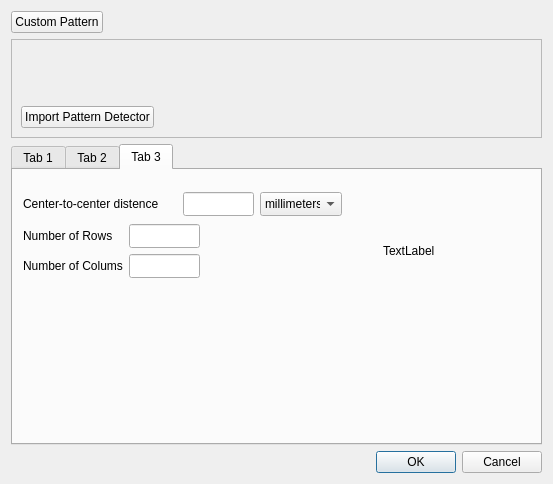
<?xml version="1.0" encoding="UTF-8"?>
<ui version="4.0">
 <class>ImageAndPatternProperties</class>
 <widget class="QDialog" name="ImageAndPatternProperties">
  <property name="geometry">
   <rect>
    <x>0</x>
    <y>0</y>
    <width>553</width>
    <height>484</height>
   </rect>
  </property>
  <property name="windowTitle">
   <string>Dialog</string>
  </property>
  <layout class="QVBoxLayout" name="verticalLayout_2">
   <item>
    <layout class="QHBoxLayout" name="horizontalLayout_2">
     <item>
      <widget class="QPushButton" name="pushButton_customPattern">
       <property name="text">
        <string>Custom Pattern</string>
       </property>
       <property name="checkable">
        <bool>true</bool>
       </property>
      </widget>
     </item>
     <item>
      <spacer name="horizontalSpacer_3">
       <property name="orientation">
        <enum>Qt::Horizontal</enum>
       </property>
       <property name="sizeHint" stdset="0">
        <size>
         <width>378</width>
         <height>20</height>
        </size>
       </property>
      </spacer>
     </item>
    </layout>
   </item>
   <item>
    <widget class="QFrame" name="frame_customPattern">
     <property name="frameShape">
      <enum>QFrame::StyledPanel</enum>
     </property>
     <property name="frameShadow">
      <enum>QFrame::Raised</enum>
     </property>
     <layout class="QVBoxLayout" name="verticalLayout">
      <item>
       <widget class="QLabel" name="label_customPattern">
        <property name="minimumSize">
         <size>
          <width>501</width>
          <height>51</height>
         </size>
        </property>
        <property name="text">
         <string/>
        </property>
       </widget>
      </item>
      <item>
       <layout class="QHBoxLayout" name="horizontalLayout_3">
        <item>
         <widget class="QPushButton" name="pushButton_importPatternDetector">
          <property name="text">
           <string>Import Pattern Detector</string>
          </property>
         </widget>
        </item>
        <item>
         <spacer name="horizontalSpacer_4">
          <property name="orientation">
           <enum>Qt::Horizontal</enum>
          </property>
          <property name="sizeHint" stdset="0">
           <size>
            <width>328</width>
            <height>20</height>
           </size>
          </property>
         </spacer>
        </item>
       </layout>
      </item>
     </layout>
    </widget>
   </item>
   <item>
    <widget class="QTabWidget" name="tabWidget_properties">
     <property name="currentIndex">
      <number>2</number>
     </property>
     <widget class="QWidget" name="tab">
      <attribute name="title">
       <string>Tab 1</string>
      </attribute>
      <widget class="QLabel" name="label_checker">
       <property name="geometry">
        <rect>
         <x>370</x>
         <y>20</y>
         <width>131</width>
         <height>121</height>
        </rect>
       </property>
       <property name="text">
        <string>TextLabel</string>
       </property>
      </widget>
      <widget class="QWidget" name="layoutWidget">
       <property name="geometry">
        <rect>
         <x>10</x>
         <y>20</y>
         <width>325</width>
         <height>118</height>
        </rect>
       </property>
       <layout class="QVBoxLayout" name="verticalLayout_3">
        <item>
         <layout class="QHBoxLayout" name="horizontalLayout_4">
          <item>
           <widget class="QLabel" name="label_3">
            <property name="text">
             <string>Size of checkboard square</string>
            </property>
           </widget>
          </item>
          <item>
           <widget class="QLineEdit" name="lineEdit_size">
            <property name="minimumSize">
             <size>
              <width>71</width>
              <height>24</height>
             </size>
            </property>
            <property name="maximumSize">
             <size>
              <width>71</width>
              <height>24</height>
             </size>
            </property>
           </widget>
          </item>
          <item>
           <widget class="QComboBox" name="comboBox_unit">
            <property name="minimumSize">
             <size>
              <width>82</width>
              <height>24</height>
             </size>
            </property>
            <property name="maximumSize">
             <size>
              <width>82</width>
              <height>24</height>
             </size>
            </property>
            <item>
             <property name="text">
              <string>millimeters</string>
             </property>
            </item>
            <item>
             <property name="text">
              <string>centimeters</string>
             </property>
            </item>
            <item>
             <property name="text">
              <string>inches</string>
             </property>
            </item>
           </widget>
          </item>
         </layout>
        </item>
        <item>
         <layout class="QHBoxLayout" name="horizontalLayout_5">
          <item>
           <widget class="QLabel" name="label_2">
            <property name="text">
             <string>Image distortion</string>
            </property>
           </widget>
          </item>
          <item>
           <spacer name="horizontalSpacer_5">
            <property name="orientation">
             <enum>Qt::Horizontal</enum>
            </property>
            <property name="sizeHint" stdset="0">
             <size>
              <width>40</width>
              <height>20</height>
             </size>
            </property>
           </spacer>
          </item>
          <item>
           <widget class="QRadioButton" name="radioButton_low">
            <property name="text">
             <string>Low</string>
            </property>
           </widget>
          </item>
          <item>
           <spacer name="horizontalSpacer_6">
            <property name="orientation">
             <enum>Qt::Horizontal</enum>
            </property>
            <property name="sizeHint" stdset="0">
             <size>
              <width>40</width>
              <height>20</height>
             </size>
            </property>
           </spacer>
          </item>
          <item>
           <widget class="QRadioButton" name="radioButton_high">
            <property name="text">
             <string>High</string>
            </property>
           </widget>
          </item>
         </layout>
        </item>
        <item>
         <layout class="QGridLayout" name="gridLayout_3">
          <item row="0" column="0">
           <widget class="QLabel" name="label">
            <property name="text">
             <string>Number of Rows</string>
            </property>
           </widget>
          </item>
          <item row="0" column="1">
           <widget class="QLineEdit" name="lineEdit_chessbd_rows">
            <property name="minimumSize">
             <size>
              <width>71</width>
              <height>24</height>
             </size>
            </property>
            <property name="maximumSize">
             <size>
              <width>71</width>
              <height>24</height>
             </size>
            </property>
           </widget>
          </item>
          <item row="0" column="2">
           <spacer name="horizontalSpacer">
            <property name="orientation">
             <enum>Qt::Horizontal</enum>
            </property>
            <property name="sizeHint" stdset="0">
             <size>
              <width>40</width>
              <height>20</height>
             </size>
            </property>
           </spacer>
          </item>
          <item row="1" column="0">
           <widget class="QLabel" name="label_4">
            <property name="text">
             <string>Number of Colums</string>
            </property>
           </widget>
          </item>
          <item row="1" column="1">
           <widget class="QLineEdit" name="lineEdit_chessbd_cols">
            <property name="minimumSize">
             <size>
              <width>71</width>
              <height>24</height>
             </size>
            </property>
            <property name="maximumSize">
             <size>
              <width>71</width>
              <height>24</height>
             </size>
            </property>
           </widget>
          </item>
         </layout>
        </item>
       </layout>
      </widget>
     </widget>
     <widget class="QWidget" name="tab_2">
      <attribute name="title">
       <string>Tab 2</string>
      </attribute>
      <widget class="QLabel" name="label_asymImg">
       <property name="geometry">
        <rect>
         <x>370</x>
         <y>20</y>
         <width>131</width>
         <height>121</height>
        </rect>
       </property>
       <property name="text">
        <string>TextLabel</string>
       </property>
      </widget>
      <widget class="QWidget" name="layoutWidget">
       <property name="geometry">
        <rect>
         <x>10</x>
         <y>20</y>
         <width>319</width>
         <height>92</height>
        </rect>
       </property>
       <layout class="QVBoxLayout" name="verticalLayout_4">
        <item>
         <layout class="QHBoxLayout" name="horizontalLayout_6">
          <item>
           <widget class="QLabel" name="label_6">
            <property name="text">
             <string>Center-to-center distence</string>
            </property>
           </widget>
          </item>
          <item>
           <widget class="QLineEdit" name="lineEdit_asymSize">
            <property name="minimumSize">
             <size>
              <width>71</width>
              <height>24</height>
             </size>
            </property>
            <property name="maximumSize">
             <size>
              <width>71</width>
              <height>24</height>
             </size>
            </property>
           </widget>
          </item>
          <item>
           <widget class="QComboBox" name="comboBox_unit_2">
            <property name="minimumSize">
             <size>
              <width>82</width>
              <height>24</height>
             </size>
            </property>
            <property name="maximumSize">
             <size>
              <width>82</width>
              <height>24</height>
             </size>
            </property>
            <item>
             <property name="text">
              <string>millimeters</string>
             </property>
            </item>
            <item>
             <property name="text">
              <string>centimeters</string>
             </property>
            </item>
            <item>
             <property name="text">
              <string>inches</string>
             </property>
            </item>
           </widget>
          </item>
         </layout>
        </item>
        <item>
         <layout class="QGridLayout" name="gridLayout">
          <item row="0" column="2">
           <widget class="QLineEdit" name="lineEdit_dim1">
            <property name="minimumSize">
             <size>
              <width>71</width>
              <height>24</height>
             </size>
            </property>
            <property name="maximumSize">
             <size>
              <width>71</width>
              <height>24</height>
             </size>
            </property>
           </widget>
          </item>
          <item row="1" column="1">
           <widget class="QLabel" name="label_9">
            <property name="text">
             <string>Dim2</string>
            </property>
           </widget>
          </item>
          <item row="0" column="0">
           <widget class="QLabel" name="label_7">
            <property name="text">
             <string>Pattern dimensions</string>
            </property>
           </widget>
          </item>
          <item row="1" column="2">
           <widget class="QLineEdit" name="lineEdit_dim2">
            <property name="minimumSize">
             <size>
              <width>71</width>
              <height>24</height>
             </size>
            </property>
            <property name="maximumSize">
             <size>
              <width>71</width>
              <height>24</height>
             </size>
            </property>
           </widget>
          </item>
          <item row="0" column="1">
           <widget class="QLabel" name="label_8">
            <property name="text">
             <string>Dim1</string>
            </property>
           </widget>
          </item>
          <item row="0" column="3">
           <spacer name="horizontalSpacer_7">
            <property name="orientation">
             <enum>Qt::Horizontal</enum>
            </property>
            <property name="sizeHint" stdset="0">
             <size>
              <width>40</width>
              <height>20</height>
             </size>
            </property>
           </spacer>
          </item>
         </layout>
        </item>
       </layout>
      </widget>
     </widget>
     <widget class="QWidget" name="tab_3">
      <attribute name="title">
       <string>Tab 3</string>
      </attribute>
      <widget class="QLabel" name="label_synImg">
       <property name="geometry">
        <rect>
         <x>370</x>
         <y>20</y>
         <width>131</width>
         <height>121</height>
        </rect>
       </property>
       <property name="text">
        <string>TextLabel</string>
       </property>
      </widget>
      <widget class="QWidget" name="layoutWidget">
       <property name="geometry">
        <rect>
         <x>10</x>
         <y>20</y>
         <width>319</width>
         <height>92</height>
        </rect>
       </property>
       <layout class="QVBoxLayout" name="verticalLayout_5">
        <item>
         <layout class="QHBoxLayout" name="horizontalLayout_7">
          <item>
           <widget class="QLabel" name="label_10">
            <property name="text">
             <string>Center-to-center distence</string>
            </property>
           </widget>
          </item>
          <item>
           <widget class="QLineEdit" name="lineEdit_symSize">
            <property name="minimumSize">
             <size>
              <width>71</width>
              <height>24</height>
             </size>
            </property>
            <property name="maximumSize">
             <size>
              <width>71</width>
              <height>24</height>
             </size>
            </property>
           </widget>
          </item>
          <item>
           <widget class="QComboBox" name="comboBox_unit_3">
            <property name="minimumSize">
             <size>
              <width>82</width>
              <height>24</height>
             </size>
            </property>
            <property name="maximumSize">
             <size>
              <width>82</width>
              <height>24</height>
             </size>
            </property>
            <item>
             <property name="text">
              <string>millimeters</string>
             </property>
            </item>
            <item>
             <property name="text">
              <string>centimeters</string>
             </property>
            </item>
            <item>
             <property name="text">
              <string>inches</string>
             </property>
            </item>
           </widget>
          </item>
         </layout>
        </item>
        <item>
         <layout class="QGridLayout" name="gridLayout_2">
          <item row="1" column="1">
           <widget class="QLineEdit" name="lineEdit_sy_cols">
            <property name="minimumSize">
             <size>
              <width>71</width>
              <height>24</height>
             </size>
            </property>
            <property name="maximumSize">
             <size>
              <width>71</width>
              <height>24</height>
             </size>
            </property>
           </widget>
          </item>
          <item row="0" column="1">
           <widget class="QLineEdit" name="lineEdit_sy_rows">
            <property name="minimumSize">
             <size>
              <width>71</width>
              <height>24</height>
             </size>
            </property>
            <property name="maximumSize">
             <size>
              <width>71</width>
              <height>24</height>
             </size>
            </property>
           </widget>
          </item>
          <item row="0" column="0">
           <widget class="QLabel" name="label_11">
            <property name="text">
             <string>Number of Rows</string>
            </property>
           </widget>
          </item>
          <item row="1" column="0">
           <widget class="QLabel" name="label_12">
            <property name="text">
             <string>Number of Colums</string>
            </property>
           </widget>
          </item>
          <item row="0" column="2">
           <spacer name="horizontalSpacer_8">
            <property name="orientation">
             <enum>Qt::Horizontal</enum>
            </property>
            <property name="sizeHint" stdset="0">
             <size>
              <width>40</width>
              <height>20</height>
             </size>
            </property>
           </spacer>
          </item>
         </layout>
        </item>
       </layout>
      </widget>
     </widget>
    </widget>
   </item>
   <item>
    <widget class="QDialogButtonBox" name="buttonBox">
     <property name="orientation">
      <enum>Qt::Horizontal</enum>
     </property>
     <property name="standardButtons">
      <set>QDialogButtonBox::Cancel|QDialogButtonBox::Ok</set>
     </property>
    </widget>
   </item>
  </layout>
 </widget>
 <resources/>
 <connections>
  <connection>
   <sender>buttonBox</sender>
   <signal>accepted()</signal>
   <receiver>ImageAndPatternProperties</receiver>
   <slot>accept()</slot>
   <hints>
    <hint type="sourcelabel">
     <x>248</x>
     <y>254</y>
    </hint>
    <hint type="destinationlabel">
     <x>157</x>
     <y>274</y>
    </hint>
   </hints>
  </connection>
  <connection>
   <sender>buttonBox</sender>
   <signal>rejected()</signal>
   <receiver>ImageAndPatternProperties</receiver>
   <slot>reject()</slot>
   <hints>
    <hint type="sourcelabel">
     <x>316</x>
     <y>260</y>
    </hint>
    <hint type="destinationlabel">
     <x>286</x>
     <y>274</y>
    </hint>
   </hints>
  </connection>
 </connections>
</ui>
